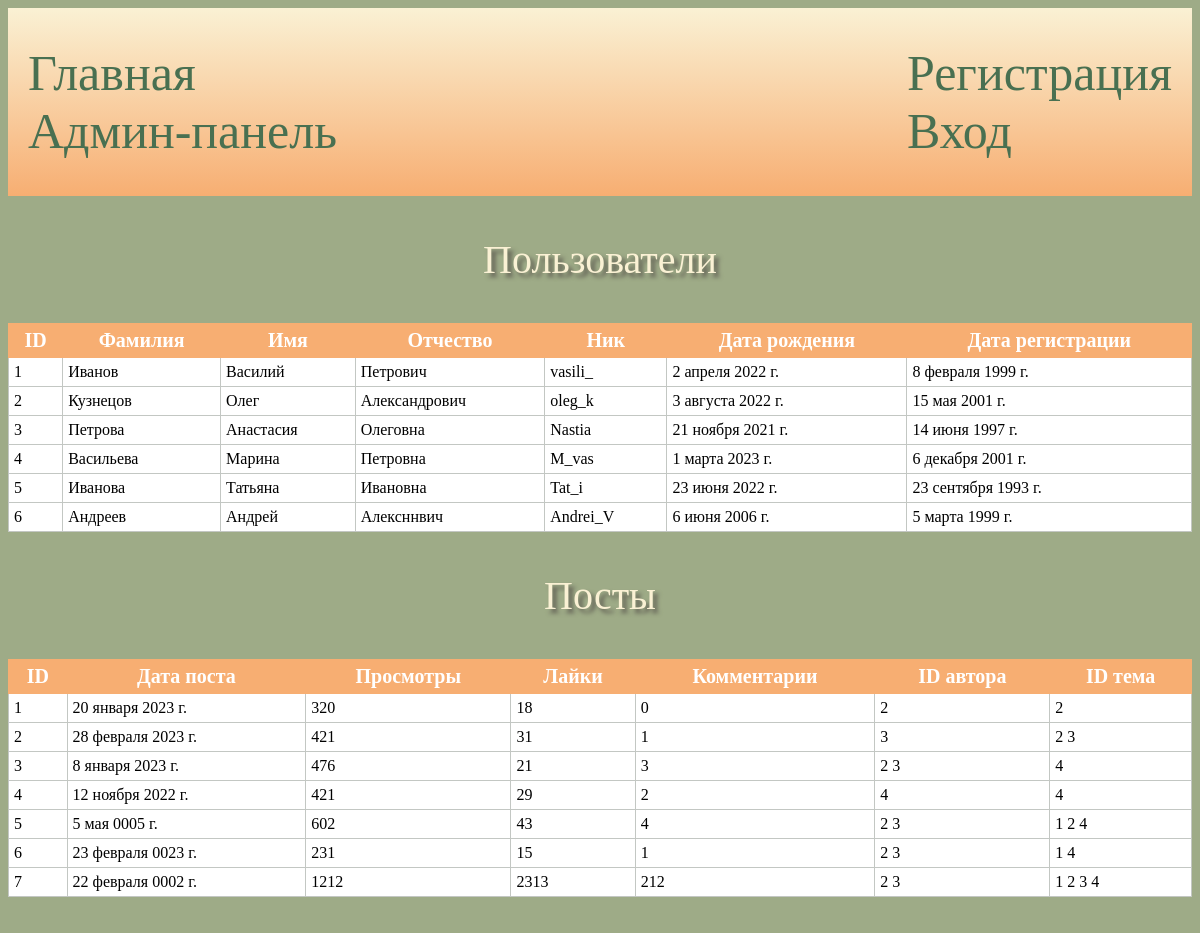
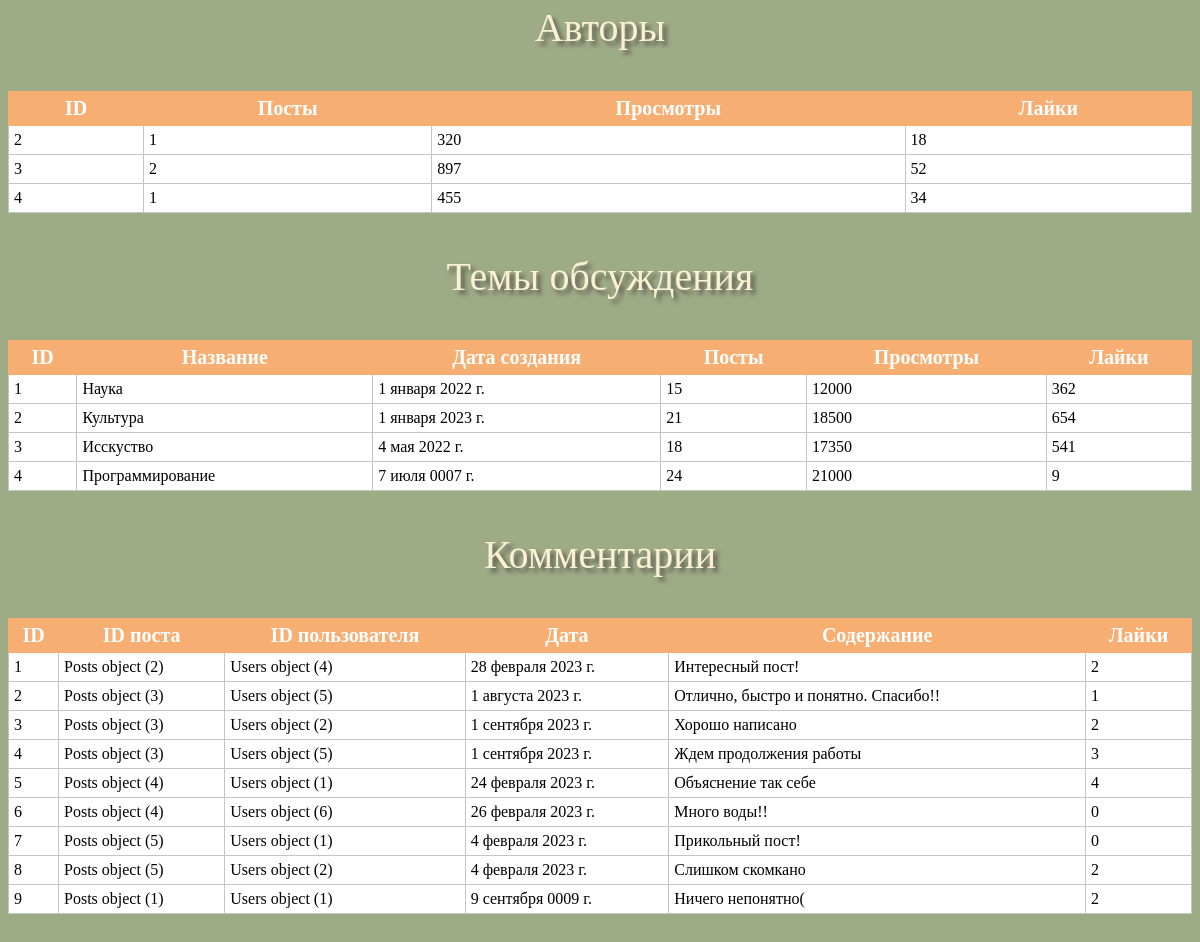
The page / on the database its author committed (2 pictures, top to bottom).
### main/models.py (models this page shows)
class Users(models.Model):
    surname = models.CharField(max_length=20)
    name = models.CharField(max_length=20)
    pat_name = models.CharField(max_length=20)
    nick = models.CharField(max_length=20)
    date_reg = models.DateField()
    date_b = models.DateField()
    class Meta:
        verbose_name_plural="Участники"

class Posts(models.Model):
    date_post = models.DateField()
    n_view = models.IntegerField()
    n_like = models.IntegerField()
    n_comm = models.IntegerField()
    id_author = models.ManyToManyField(Authors, related_name="authors")
    id_topic = models.ManyToManyField(Topics, related_name="topics")
    class Meta:
        verbose_name_plural="Посты"

class Authors(models.Model):
    id_user = models.OneToOneField(User, on_delete=models.PROTECT, primary_key=True)
    n_post = models.IntegerField()
    n_view = models.IntegerField()
    n_like = models.IntegerField()
    class Meta:
        verbose_name_plural="Авторы"

class Topics(models.Model):
    name_t = models.CharField(max_length=50)
    date_cr = models.DateField()
    n_post = models.IntegerField()
    n_view = models.IntegerField()
    n_like = models.IntegerField()
    class Meta:
        verbose_name_plural="Темы обсуждения"

class Commentaries(models.Model):
    id_post = models.ForeignKey(Posts, on_delete=models.PROTECT)
    id_user = models.ForeignKey(Users, on_delete=models.PROTECT)
    date = models.DateField()
    text = models.TextField(blank=False)
    n_like = models.IntegerField()

### main/views.py (the view)
# urls.py: path('', views.tables, name='home'),
def tables(request):
    context = {
        'list_aut': list_aut,
        'list_com': list_com,
        'list_post': list_post,
        'list_top': list_top,
        'list_us': list_us,
        'authors': authors,
        'comments': comments,
        'posts': posts,
        'topics': topics,
        'users': users,
    }
    return render(request, 'home.html', context)

### main/templates/home.html
{% extends 'base.html' %}
{% block content %}
<p align="center">Пользователи</p>
<table class="d_tables" align="center">
        <thead>
            <tr>
                {% for it in list_us %}
                <th>{{it}}</th>
                {% endfor %}
            </tr>
        </thead>
        <tbody>
        {% for u in users %}
            <tr>
                <td>{{u.pk}}</td>
                <td>{{u.surname}}</td>
                <td>{{u.name}}</td>
                <td>{{u.pat_name}}</td>
                <td>{{u.nick}}</td>
                <td>{{u.date_reg}}</td>
                <td>{{u.date_b}}</td>
            </tr>
        {% endfor %}
        </tbody>
</table>
<p align="center">Посты</p>
<table class="d_tables" align="center">
        <thead>
            <tr>
                {% for it in list_post %}
                <th>{{it}}</th>
                {% endfor %}
            </tr>
        </thead>
        <tbody>
        {% for p in posts %}
            <tr>
                <td>{{p.pk}}</td>
                <td>{{p.date_post}}</td>
                <td>{{p.n_view}}</td>
                <td>{{p.n_like}}</td>
                <td>{{p.n_comm}}</td>
                <td>{% for aut in p.id_author.all %}  {{aut.pk}}   {% endfor %}</td>
                <td>{% for top in p.id_topic.all %}  {{top.pk}}   {% endfor %}</td>
            </tr>
        {% endfor %}
        </tbody>
</table>
<p align="center">Авторы</p>
<table class="d_tables" align="center">
        <thead>
            <tr>
                {% for it in list_aut %}
                <th>{{it}}</th>
                {% endfor %}
            </tr>
        </thead>
        <tbody>
        {% for a in authors %}
            <tr>
                <td>{{a.id_user_id}}</td>
                <td>{{a.n_post}}</td>
                <td>{{a.n_view}}</td>
                <td>{{a.n_like}}</td>
            </tr>
        {% endfor %}
        </tbody>
</table>
<p align="center">Темы обсуждения</p>
<table class="d_tables" align="center">
        <thead>
            <tr>
                {% for it in list_top %}
                <th>{{it}}</th>
                {% endfor %}
            </tr>
        </thead>
        <tbody>
        {% for t in topics %}
            <tr>
                <td>{{t.pk}}</td>
                <td>{{t.name_t}}</td>
                <td>{{t.date_cr}}</td>
                <td>{{t.n_post}}</td>
                <td>{{t.n_view}}</td>
                <td>{{t.n_like}}</td>
            </tr>
        {% endfor %}
        </tbody>
</table>
<p align="center">Комментарии</p>
<table class="d_tables" align="center">
        <thead>
            <tr>
                {% for it in list_com %}
                <th>{{it}}</th>
                {% endfor %}
            </tr>
        </thead>
        <tbody>
        {% for c in comments %}
            <tr>
                <td>{{c.pk}}</td>
                <td>{{c.id_post}}</td>
                <td>{{c.id_user}}</td>
                <td>{{c.date}}</td>
                <td>{{c.text}}</td>
                <td>{{c.n_like}}</td>
            </tr>
        {% endfor %}
        </tbody>
</table>
{% endblock %}

### main/static/main/css/styles.css (style rules this page uses)
body { background-color: #9EAB87; }
p { font-family: fantasy; font-size: 40px; color: #FAF1D4; text-decoration: none; text-shadow: #5E5B51 4px 4px 4px; }
.d_tables { width: 100%; margin-bottom: 30px; border: 1px solid #C3C7C3; border-collapse: collapse; font-family: serif; }
.d_tables td { border: 1px solid #C3C7C3; background: #FFFFFF; padding: 5px; }
.d_tables th { padding: 5px; background: #F7AE72; color: #FFFFFF; border: 1px solid #F7AE72; font-size: 20px; }

### rows shown on the page
Users: pk "1", surname "Иванов", name "Василий", pat_name "Петрович", nick "vasili_", date_reg "2 апреля 2022 г.", date_b "8 февраля 1999 г."
Users: pk "2", surname "Кузнецов", name "Олег", pat_name "Александрович", nick "oleg_k", date_reg "3 августа 2022 г.", date_b "15 мая 2001 г."
Users: pk "3", surname "Петрова", name "Анастасия", pat_name "Олеговна", nick "Nastia", date_reg "21 ноября 2021 г.", date_b "14 июня 1997 г."
Users: pk "4", surname "Васильева", name "Марина", pat_name "Петровна", nick "M_vas", date_reg "1 марта 2023 г.", date_b "6 декабря 2001 г."
Users: pk "5", surname "Иванова", name "Татьяна", pat_name "Ивановна", nick "Tat_i", date_reg "23 июня 2022 г.", date_b "23 сентября 1993 г."
Users: pk "6", surname "Андреев", name "Андрей", pat_name "Алексннвич", nick "Andrei_V", date_reg "6 июня 2006 г.", date_b "5 марта 1999 г."
Posts: pk "1", date_post "20 января 2023 г.", n_view "320", n_like "18", n_comm "0"
Authors: pk "2", id_user_id "2", n_post "1", n_view "320", n_like "18"
Topics: pk "2", name_t "Культура", date_cr "1 января 2023 г.", n_post "21", n_view "18500", n_like "654"
Posts: pk "2", date_post "28 февраля 2023 г.", n_view "421", n_like "31", n_comm "1"
Authors: pk "3", id_user_id "3", n_post "2", n_view "897", n_like "52"
Topics: pk "3", name_t "Исскуство", date_cr "4 мая 2022 г.", n_post "18", n_view "17350", n_like "541"
Posts: pk "3", date_post "8 января 2023 г.", n_view "476", n_like "21", n_comm "3"
Topics: pk "4", name_t "Программирование", date_cr "7 июля 0007 г.", n_post "24", n_view "21000", n_like "9"
Posts: pk "4", date_post "12 ноября 2022 г.", n_view "421", n_like "29", n_comm "2"
Authors: pk "4", id_user_id "4", n_post "1", n_view "455", n_like "34"
Posts: pk "5", date_post "5 мая 0005 г.", n_view "602", n_like "43", n_comm "4"
Topics: pk "1", name_t "Наука", date_cr "1 января 2022 г.", n_post "15", n_view "12000", n_like "362"
Posts: pk "6", date_post "23 февраля 0023 г.", n_view "231", n_like "15", n_comm "1"
Posts: pk "7", date_post "22 февраля 0002 г.", n_view "1212", n_like "2313", n_comm "212"
Commentaries: pk "1", id_post "Posts object (2)", id_user "Users object (4)", date "28 февраля 2023 г.", text "Интересный пост!", n_like "2"
Commentaries: pk "2", id_post "Posts object (3)", id_user "Users object (5)", date "1 августа 2023 г.", text "Отлично, быстро и понятно. Спасибо!!", n_like "1"
Commentaries: pk "3", id_post "Posts object (3)", id_user "Users object (2)", date "1 сентября 2023 г.", text "Хорошо написано", n_like "2"
Commentaries: pk "4", id_post "Posts object (3)", id_user "Users object (5)", date "1 сентября 2023 г.", text "Ждем продолжения работы", n_like "3"
Commentaries: pk "5", id_post "Posts object (4)", id_user "Users object (1)", date "24 февраля 2023 г.", text "Объяснение так себе", n_like "4"
Commentaries: pk "6", id_post "Posts object (4)", id_user "Users object (6)", date "26 февраля 2023 г.", text "Много воды!!", n_like "0"
Commentaries: pk "7", id_post "Posts object (5)", id_user "Users object (1)", date "4 февраля 2023 г.", text "Прикольный пост!", n_like "0"
Commentaries: pk "8", id_post "Posts object (5)", id_user "Users object (2)", date "4 февраля 2023 г.", text "Слишком скомкано", n_like "2"
Commentaries: pk "9", id_post "Posts object (1)", id_user "Users object (1)", date "9 сентября 0009 г.", text "Ничего непонятно(", n_like "2"

### other values the page prints
{{ it }} "ID" "Фамилия" "Имя" "Отчество" "Ник" "Дата рождения" "Дата регистрации"
{{ it }} "ID" "Дата поста" "Просмотры" "Лайки" "Комментарии" "ID автора" "ID тема"
{{ it }} "ID" "Посты" "Просмотры" "Лайки"
{{ it }} "ID" "Название" "Дата создания" "Посты" "Просмотры" "Лайки"
{{ it }} "ID" "ID поста" "ID пользователя" "Дата" "Содержание" "Лайки"
